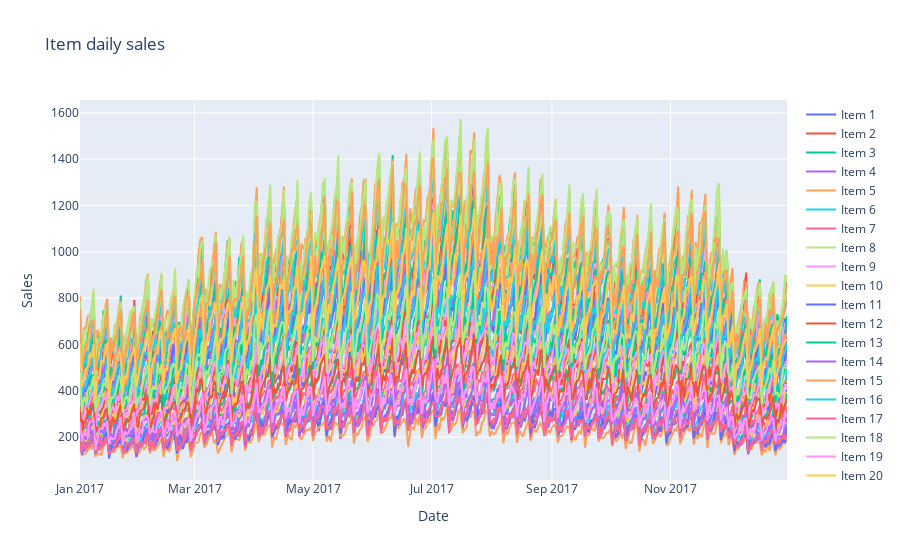

Notebook code cell kept with this figure:
### Code cell
item_daily_sales_sc = []
for item in item_daily_sales['item'].unique():
    current_item_daily_sales = item_daily_sales[(item_daily_sales['item'] == item)]
    item_daily_sales_sc.append(go.Scatter(x=current_item_daily_sales['date'], y=current_item_daily_sales['sales'], name=('Item %s' % item)))

layout = go.Layout(title='Item daily sales', xaxis=dict(title='Date'), yaxis=dict(title='Sales'))
fig = go.Figure(data=item_daily_sales_sc, layout=layout)
iplot(fig)

### Figure 1 — Plotly figure (JSON) as saved in the notebook; plotly's stock layout.template omitted (floating-point values rounded to 4 significant figures; data arrays with more than 128 entries replaced by an {"elided": "..."} marker saying what was removed)
{"data": [{"name": "Item 1", "type": "scatter", "x": {"elided": "365 str values"}, "y": {"elided": "365 int values"}}, {"name": "Item 2", "type": "scatter", "x": {"elided": "365 str values"}, "y": {"elided": "365 int values"}}, {"name": "Item 3", "type": "scatter", "x": {"elided": "365 str values"}, "y": {"elided": "365 int values"}}, {"name": "Item 4", "type": "scatter", "x": {"elided": "365 str values"}, "y": {"elided": "365 int values"}}, {"name": "Item 5", "type": "scatter", "x": {"elided": "365 str values"}, "y": {"elided": "365 int values"}}, {"name": "Item 6", "type": "scatter", "x": {"elided": "365 str values"}, "y": {"elided": "365 int values"}}, {"name": "Item 7", "type": "scatter", "x": {"elided": "365 str values"}, "y": {"elided": "365 int values"}}, {"name": "Item 8", "type": "scatter", "x": {"elided": "365 str values"}, "y": {"elided": "365 int values"}}, {"name": "Item 9", "type": "scatter", "x": {"elided": "365 str values"}, "y": {"elided": "365 int values"}}, {"name": "Item 10", "type": "scatter", "x": {"elided": "365 str values"}, "y": {"elided": "365 int values"}}, {"name": "Item 11", "type": "scatter", "x": {"elided": "365 str values"}, "y": {"elided": "365 int values"}}, {"name": "Item 12", "type": "scatter", "x": {"elided": "365 str values"}, "y": {"elided": "365 int values"}}, {"name": "Item 13", "type": "scatter", "x": {"elided": "365 str values"}, "y": {"elided": "365 int values"}}, {"name": "Item 14", "type": "scatter", "x": {"elided": "365 str values"}, "y": {"elided": "365 int values"}}, {"name": "Item 15", "type": "scatter", "x": {"elided": "365 str values"}, "y": {"elided": "365 int values"}}, {"name": "Item 16", "type": "scatter", "x": {"elided": "365 str values"}, "y": {"elided": "365 int values"}}, {"name": "Item 17", "type": "scatter", "x": {"elided": "365 str values"}, "y": {"elided": "365 int values"}}, {"name": "Item 18", "type": "scatter", "x": {"elided": "365 str values"}, "y": {"elided": "365 int values"}}, {"name": "Item 19", "type": "scatter", "x": {"elided": "365 str values"}, "y": {"elided": "365 int values"}}, {"name": "Item 20", "type": "scatter", "x": {"elided": "365 str values"}, "y": {"elided": "365 int values"}}, {"name": "Item 21", "type": "scatter", "x": {"elided": "365 str values"}, "y": {"elided": "365 int values"}}, {"name": "Item 22", "type": "scatter", "x": {"elided": "365 str values"}, "y": {"elided": "365 int values"}}, {"name": "Item 23", "type": "scatter", "x": {"elided": "365 str values"}, "y": {"elided": "365 int values"}}, {"name": "Item 24", "type": "scatter", "x": {"elided": "365 str values"}, "y": {"elided": "365 int values"}}, {"name": "Item 25", "type": "scatter", "x": {"elided": "365 str values"}, "y": {"elided": "365 int values"}}, {"name": "Item 26", "type": "scatter", "x": {"elided": "365 str values"}, "y": {"elided": "365 int values"}}, {"name": "Item 27", "type": "scatter", "x": {"elided": "365 str values"}, "y": {"elided": "365 int values"}}, {"name": "Item 28", "type": "scatter", "x": {"elided": "365 str values"}, "y": {"elided": "365 int values"}}, {"name": "Item 29", "type": "scatter", "x": {"elided": "365 str values"}, "y": {"elided": "365 int values"}}, {"name": "Item 30", "type": "scatter", "x": {"elided": "365 str values"}, "y": {"elided": "365 int values"}}, {"name": "Item 31", "type": "scatter", "x": {"elided": "365 str values"}, "y": {"elided": "365 int values"}}, {"name": "Item 32", "type": "scatter", "x": {"elided": "365 str values"}, "y": {"elided": "365 int values"}}, {"name": "Item 33", "type": "scatter", "x": {"elided": "365 str values"}, "y": {"elided": "365 int values"}}, {"name": "Item 34", "type": "scatter", "x": {"elided": "365 str values"}, "y": {"elided": "365 int values"}}, {"name": "Item 35", "type": "scatter", "x": {"elided": "365 str values"}, "y": {"elided": "365 int values"}}, {"name": "Item 36", "type": "scatter", "x": {"elided": "365 str values"}, "y": {"elided": "365 int values"}}, {"name": "Item 37", "type": "scatter", "x": {"elided": "365 str values"}, "y": {"elided": "365 int values"}}, {"name": "Item 38", "type": "scatter", "x": {"elided": "365 str values"}, "y": {"elided": "365 int values"}}, {"name": "Item 39", "type": "scatter", "x": {"elided": "365 str values"}, "y": {"elided": "365 int values"}}, {"name": "Item 40", "type": "scatter", "x": {"elided": "365 str values"}, "y": {"elided": "365 int values"}}, {"name": "Item 41", "type": "scatter", "x": {"elided": "365 str values"}, "y": {"elided": "365 int values"}}, {"name": "Item 42", "type": "scatter", "x": {"elided": "365 str values"}, "y": {"elided": "365 int values"}}, {"name": "Item 43", "type": "scatter", "x": {"elided": "365 str values"}, "y": {"elided": "365 int values"}}, {"name": "Item 44", "type": "scatter", "x": {"elided": "365 str values"}, "y": {"elided": "365 int values"}}, {"name": "Item 45", "type": "scatter", "x": {"elided": "365 str values"}, "y": {"elided": "365 int values"}}, {"name": "Item 46", "type": "scatter", "x": {"elided": "365 str values"}, "y": {"elided": "365 int values"}}, {"name": "Item 47", "type": "scatter", "x": {"elided": "365 str values"}, "y": {"elided": "365 int values"}}, {"name": "Item 48", "type": "scatter", "x": {"elided": "365 str values"}, "y": {"elided": "365 int values"}}, {"name": "Item 49", "type": "scatter", "x": {"elided": "365 str values"}, "y": {"elided": "365 int values"}}, {"name": "Item 50", "type": "scatter", "x": {"elided": "365 str values"}, "y": {"elided": "365 int values"}}], "layout": {"title": {"text": "Item daily sales"}, "xaxis": {"title": {"text": "Date"}}, "yaxis": {"title": {"text": "Sales"}}}}
